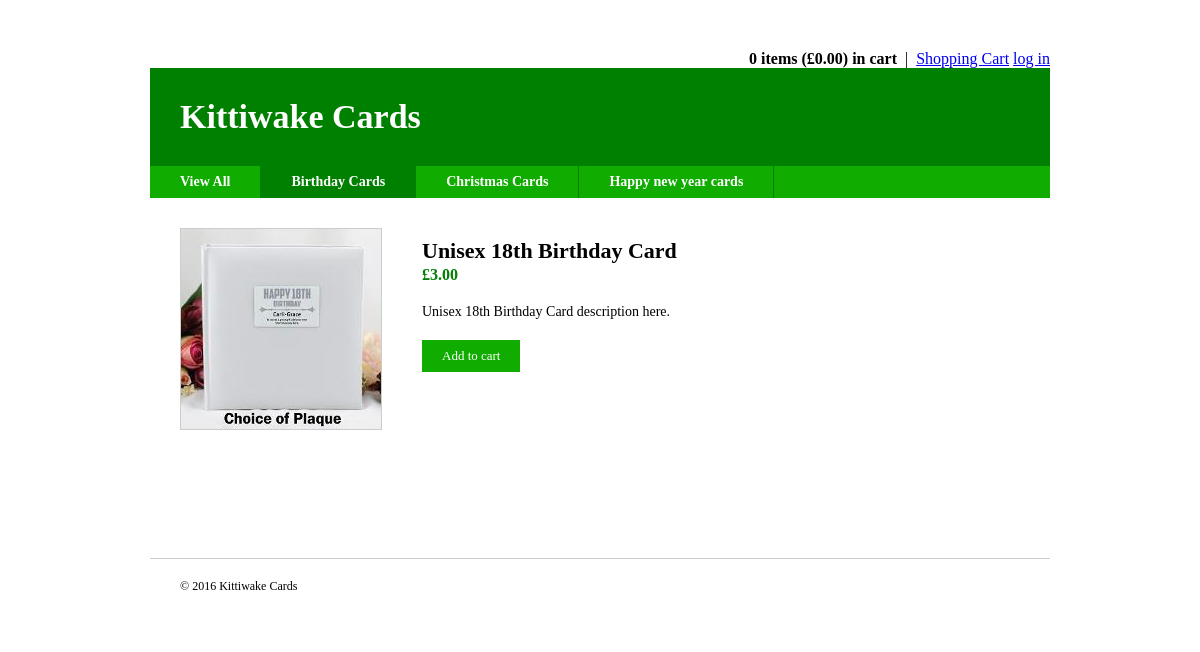
Screenshot of /product.php?id=1 with the database file from the repository.
### tables this page shows
CREATE TABLE IF NOT EXISTS `tbl_categories` (
  `id` int(11) NOT NULL AUTO_INCREMENT,
  `name` varchar(32) NOT NULL,
  PRIMARY KEY (`id`)
);

CREATE TABLE IF NOT EXISTS `tbl_products` (
  `id` int(11) NOT NULL AUTO_INCREMENT,
  `category_id` int(11) NOT NULL,
  `name` varchar(32) NOT NULL,
  `description` text NOT NULL,
  `price` decimal(10,2) NOT NULL,
  `image` text NOT NULL,
  PRIMARY KEY (`id`)
);

### app/models/m_products.php (called while the page is built, shortened)
<?php
class Products
{
	private $Database;
	private $db_table = 'tbl_products';
	function __construct()
	{
		global $Database;
		$this->Database = $Database;
	}
	public function get($id = NULL)
	{
		$data = array();
		if (is_array($id))
		{
			$items ='';
			foreach ($id as $item)
			{
				if ($items != '')
				{
					$items .=',';
				}
				$items .= $item;
			}
			if ($result = $this->Database->query("SELECT id, name, description, price, image FROM $this->db_table WHERE id IN ($items) ORDER BY name"))
			{
				if ($result->num_rows > 0)
				{
					while ($row = $result->fetch_array())
					{
						$data[]= array(
							'id' => $row['id'],
							'name' => $row['name'],
							'description' => $row['description'],
							'price' => $row['price'],
							'image' => $row['image']
							);
					}
				}
			}
		}
		else if ($id != NULL)
		{
			if ($stmt = $this->Database->prepare("SELECT
			$this->db_table.id,
			$this->db_table.name,
			$this->db_table.description,
			$this->db_table.price,
			$this->db_table.image,
			tbl_categories.name AS category_name
			FROM $this->db_table, tbl_categories
			WHERE $this->db_table.id = ? AND $this->db_table.category_id =
			tbl_categories.id"))
			{
				$stmt->bind_param("i", $id);
				$stmt->execute();
				$stmt->store_result();
				$stmt->bind_result($prod_id, $prod_name, $prod_description, $prod_price, $prod_image, $cat_name);
				$stmt->fetch();
				if ($stmt->num_rows > 0)
				{
					$data = array('id' => $prod_id, 'name' => $prod_name, 'description' => $prod_description, 'price' => $prod_price, 'image' => $prod_image, 'category_name' => $cat_name);
				}
			}
		}
		return $data;
	}
}

### app/init.php (called while the page is built, shortened)
<?php
$server = 'localhost';
$db_username = 'kennyadmin';
$db_password = 'soddit';
$db = 'db_shopping_cart';
$Database = new mysqli($server, $db_username, $db_password, $db);
include('app/models/m_template.php');
include('app/models/m_categories.php');
include('app/models/m_products.php');
$Products = new Products();
?>

### app/models/m_template.php (the view, shortened to what this page needs)
<?php
class Template
{
	private $data;
	public function set_data($name, $value, $clean = FALSE)
	{
		if ($clean == TRUE)
		{
			$this->data[$name] = htmlentities($value, ENT_QUOTES);
		}
		else
		{
			$this->data[$name] = $value;
		}
	}
	public function get_data($name, $echo = TRUE)
	{
		if (isset($this->data[$name]))
		{
			if ($echo)
			{
				echo $this->data[$name];
			}
			else
			{
				return $this->data[$name];
			}
		}
		return '';
	}
}

### app/models/m_categories.php (shortened to what this page needs)
<?php
class Categories
{
	private $Database;
	private $db_table = 'tbl_categories';
	function __construct()
	{
		global $Database;
		$this->Database = $Database;
	}
	public function get_categories($id = NULL)
	{
		$data = array();
		if ($id != NULL)
		{
			if ($stmt = $this->Database->prepare ("SELECT id, name FROM " . $this->db_table . " WHERE id = ? LIMIT 1"))
			{
				$stmt->bind_param("i", $id);
				$stmt->execute();
				$stmt->store_result();
				$stmt->bind_result($cat_id, $cat_name);
				$stmt->fetch();
				if ($stmt->num_rows > 0)
				{
					$data = array ('id' => $cat_id, 'name' => $cat_name);
				}
				$stmt->close();
			}
		}
		else
		{
			if ($result = $this->Database->query("SELECT * FROM " . $this->db_table . " ORDER BY name"))
			{
				if ($result->num_rows > 0)
				{
					while ($row = $result->fetch_array())
					{
						$data[] = array('id' => $row['id'], 'name' => $row['name']);
					}
				}
			}
		}
		return $data;
	}
	public function create_category_nav($active = NULL)
	{
		$categories = $this->get_categories();
		$data = '<li';
		$data .= '><a href="' . SITE_PATH . '">View All</a></li>';
		if ( ! empty($categories))
		{
			foreach($categories as $category)
			{
				$data .= '<li';
					if (strtolower($active) == strtolower($category['name']))
					{
						$data .= ' class ="active"';
					}
					$data .= '><a href="' . SITE_PATH . 'index.php?id=' . $category['id'] . '">' . $category['name'] . '</a></li>';
			}
		}
		return $data;
	}
}

### resources/css/style.css (style rules this page uses)
body { margin: 0; padding: 20px; background: white; }
.nav li { float: left; border-right: 1px solid green; }
.nav a { display: block; padding: 8px 30px; color: white; text-decoration: none; font-size: 14px; font-weight: bold; }
.nav li.active a { background: green; }

### rows the page displays
tbl_categories: name "Christmas Cards"
tbl_categories: name "Happy new year cards"
tbl_products: name "Unisex 18th Birthday Card 3.00 Unisex 18th Birthday Card description here."

### other values shown
$items "0"
$price "0.00"
SITE_NAME "Kittiwake Cards"
$category['name'] "Birthday Cards"
